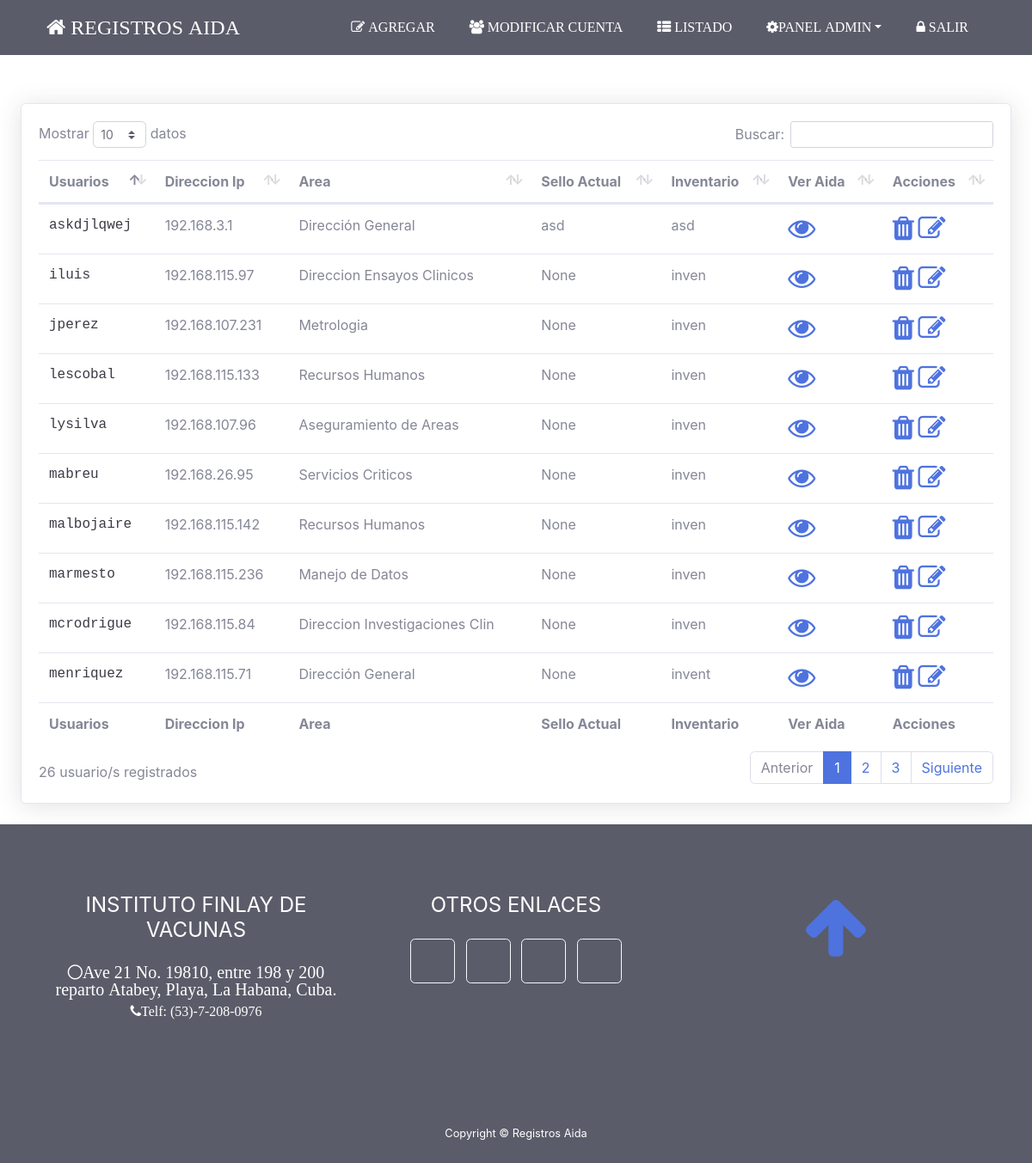
Page /Registro/ (signed in) on the committed database.
### registros/models.py (models this page shows, shortened)
class registro(models.Model):
    def validate_aida(fieldfile_obj):
        filesize = fieldfile_obj.file.size
        megabyte_limit = 5.0
        if filesize > megabyte_limit * 1024 * 1024:
            raise ValidationError("Error de tamanno del archivo")
    chois = [
        ('Dirección General', 'Dirección General'),
        ('Dirección Adjunta', 'Dirección Adjunta'),
        ('Grupo de Desarrollo Estratégico', 'Grupo de Desarrollo Estratégico'),
        ('Grupo de Gestion Integrada de Proyectos-Productos', 'Grupo de Gestion Integrada de Proyectos-Productos'),
        ('Grupo de Negocios', 'Grupo de Negocios'),
        ('Grupo de Seguridad y Proteccion', 'Grupo de Seguridad y Proteccion'),
        ('Departamento de Inteligencia Empresarial', 'Departamento de Inteligencia Empresarial'),
        ('Grupo de Infraestructura', 'Grupo de Infraestructura'),
        ('Grupo de Desarrollo de Software', 'Grupo de Desarrollo de Software'),
        ('Grupo de Gestion de Informacion', 'Grupo de Gestion de Informacion'),
        ('Direccion de Economia', 'Direccion de Economia'),
        ('Departamento de Contabilidad y Finanzas', 'Departamento de Contabilidad y Finanzas'),
        ('Departamento de Planificacion y Estadisticas', 'Departamento de Planificacion y Estadisticas'),
        ('Dirección de Recursos Humanos', 'Dirección de Recursos Humanos'),
        ('Departamento de Gestión de Personal', 'Departamento de Gestión de Personal'),
        ('Departamento de Gestión de Formación', 'Departamento de Gestión de Formación'),
        ('Grupo de Salud Ocupacional', 'Grupo de Salud Ocupacional'),
        ('Departamento de Seguridad Integral y Medio Ambiente', 'Departamento de Seguridad Integral y Medio Ambiente'),
        ('Dirección de Logística', 'Dirección de Logística'),
        ('Departamento de Compra en Plaza', 'Departamento de Compra en Plaza'),
        ('Departamento de Almacenes', 'Departamento de Almacenes'),
        ('Almacén Central', 'Almacén Central '),
        ('Vicepresidencia de Producción', 'Vicepresidencia de Producción'),
        ('Grupo de Aseguramiento', 'Grupo de Aseguramiento'),
        ('Grupo para la Producción de Moringa', 'Grupo para la Producción de Moringa'),
        ('Dirección de Planta III', 'Dirección de Planta III'),
        ('Subdirección de Producción de IFA', 'Subdirección de Producción de IFA'),
        ('Departamento de Producción de Cultivos', 'Departamento de Producción de Cultivos'),
        ('Departamento de Purificación', 'Departamento de Purificación'),
        ('Departamento de Apoyo', 'Departamento de Apoyo'),
        ('Grupo de Leptospira', 'Grupo de Leptospira'),
        ('Departamento de Procesam. Aséptico y Envase', 'Departamento de Procesam. Aséptico y Envase'),
        ('Grupo de Formulación', 'Grupo de Formulación'),
        ('Grupo de Llenado, Liofilización y Revisión', 'Grupo de Llenado, Liofilización y Revisión'),
        ('Grupo de Etiquetado y Envase', 'Grupo de Etiquetado y Envase'),
        ('Grupo de Apoyo, Prep. y Esteriliz. de Materiales', 'Grupo de Apoyo, Prep. y Esteriliz. de Materiales'),
        ('Departamento Técnico Productivo', ' Departamento Técnico Productivo'),
        ('Grupo de Organización de la Producción', 'Grupo de Organización de la Producción'),
        ('Grupo de Documentación', 'Grupo de Documentación'),
        ('Grupo de Control de Procesos', 'Grupo de Control de Procesos'),
        ('Departamento de Servicios Auxiliares', 'Departamento de Servicios Auxiliares'),
        ('Grupo de Tratamiento de Aguas', 'Grupo de Tratamiento de Aguas'),
        ('Grupo de Prod. y Distrib. Vapor, Agua y Aire', 'Grupo de Prod. y Distrib. Vapor, Agua y Aire'),
        ('Grupo Electrógeno', 'Grupo Electrógeno'),
        ('Grupo de Supervisión', 'Grupo de Supervisión'),
        ('Departamento Administrativo de Planta III', 'Departamento Administrativo de Planta III'),
        ('Grupo Onco-BCG', 'Grupo Onco-BCG'),
        ('Dirección de Planta II', 'Dirección de Planta II'),
        ('Subdirección de Producción', 'Subdirección de Producción'),
        ('Grupo de Producción de Cultivos', 'Grupo de Producción de Cultivos'),
        ('Departamento de Producción de Tétanos', 'Departamento de Producción de Tétanos'),
        ('Grupo de Producción de Tétano', 'Grupo de Producción de Tétano'),
        ('Departamento de Apoyo y Purificación', 'Departamento de Apoyo y Purificación'),
        ('Grupo de Apoyo', 'Grupo de Apoyo'),
        ('Grupo de Purificación', 'Grupo de Purificación'),
        ('Grupo de Almacén y Logística', 'Grupo de Almacén y Logística'),
        ('Grupo de Climatización y Supervisión', 'Grupo de Climatización y Supervisión'),
        ('Grupo de Aguas Farmacéuticas', 'Grupo de Aguas Farmacéuticas'),
        ('Vicepresidencia de Investigación y Desarrollo', 'Vicepresidencia de Investigación y Desarrollo'),
        ('Grupo de Gerencia de Investigación y Desarrollo', 'Grupo de Gerencia de Investigación y Desarrollo'),
        ('Grupo de Logística', 'Grupo de Logística'),
        ('Subdirección de Investigaciones Básicas', 'Subdirección de Investigaciones Básicas'),
        ('Departamento de Investigaciones Básicas', 'Departamento de Investigaciones Básicas'),
        ('Grupo de Desarrollo de Productos', 'Grupo de Desarrollo de Productos'),
        ('Departamento de Evaluación de Productos', 'Departamento de Evaluación de Productos'),
        ('Grupo de Desarrollo Analítico', 'Grupo de Desarrollo Analítico'),
        ('Grupo de Evaluación Preclínica y Clínica', 'Grupo de Evaluación Preclínica y Clínica'),
        ('Departamento de Preclínica', 'Departamento de Preclínica'),
        ('Departamento Administrativo de Investigaciones', 'Departamento Administrativo de Investigaciones'),
        ('Dirección de Desarrollo Farmacéutico', 'Dirección de Desarrollo Farmacéutico'),
        ('Grupo de Formulación y Control de Procesos', 'Grupo de Formulación y Control de Procesos'),
        ('Grupo de Productos Homeopáticos', 'Grupo de Productos Homeopáticos'),
        ('Grupo de Productos Naturales', 'Grupo de Productos Naturales'),
        ('Departamento de Ensayos Clínicos', 'Departamento de Ensayos Clínicos'),
        ('Vicepresidencia Comercial', 'Vicepresidencia Comercial'),
        ('Departamento de Negocios y Ventas', 'Departamento de Negocios y Ventas'),
        ('Almacén de Productos Terminados', 'Almacén de Productos Terminados'),
        ('Grupo de Colaboración y Patentes', 'Grupo de Colaboración y Patentes'),
        ('Departamento de Registro Médico Sanitario', 'Departamento de Registro Médico Sanitario'),
        ('Departamento de Importaciones', 'Departamento de Importaciones'),
        ('Vicepresidencia de Calidad', 'Vicepresidencia de Calidad'),
        ('Grupo de Liofilización y Conservación de Cepas', 'Grupo de Liofilización y Conservación de Cepas'),
        ('Dirección de Control de la Calidad', 'Dirección de Control de la Calidad'),
        ('Grupo de Materias Primas', 'Grupo de Materias Primas'),
        ('Grupo Físico-Químico', 'Grupo Físico-Químico'),
        ('Grupo de Monitoreo', 'Grupo de Monitoreo'),
        ('Grupo de Bacteriología', 'Grupo de Bacteriología'),
        ('Grupo de Pruebas Biológicas', 'Grupo de Pruebas Biológicas'),
        ('Grupo de Cumplimiento de Buenas Prácticas', 'Grupo de Cumplimiento de Buenas Prácticas'),
        ('Departamento de Mejora', 'Departamento de Mejora'),
        ('Departamento de Validación y Metrología', 'Departamento de Validación y Metrología'),
        ('Grupo de Certificación de Lotes', 'Grupo de Certificación de Lotes'),
        ('Departamento Administrativo de Calidad', 'Departamento Administrativo de Calidad'),
        ('Departamento de Validación', 'Departamento de Validación'),
        ('Vicepresidencia Técnica', 'Vicepresidencia Técnica'),
        ('Dirección de Servicios Técnicos Ingenieros', 'Dirección de Servicios Técnicos Ingenieros'),
        ('Departamento de Organización y Control', 'Departamento de Organización y Control'),
        ('94', 'Subdirección de Ingeniería Planta'),
        ('Subdirección de Ingeniería Planta', 'Grupo de Mecánica y Termoenergía'),
        ('Grupo de Electrónica y Electricidad', 'Grupo de Electrónica y Electricidad'),
        ('Subdirección de Area Central', 'Subdirección de Area Central'),
        ('Departamento de Mecánica', 'Departamento de Mecánica'),
        ('Departamento de Electricidad', 'Departamento de Electricidad'),
        ('Departamento de Electrónica', 'Departamento de Electrónica'),
        ('Departamento de Termoenergía', 'Departamento de Termoenergía'),
        ('Grupo de Ingeniería de Investigaciones', 'Grupo de Ingeniería de Investigaciones'),
        ('Departamento de Inversiones', 'Departamento de Inversiones'),
        ('Departamento de Mantenimiento Constructivo', 'Departamento de Mantenimiento Constructivo'),
        ('Departamento Administrativo Casa Central', 'Departamento Administrativo Casa Central'),
        ('Departamento de Transporte', 'Departamento de Transporte'),
        ('Grupo de Producción y Ventas', 'Grupo de Producción y Ventas'),
        ('Organopónico', 'Organopónico'),
    ]
    usuario=models.CharField(max_length=50,unique=True)
    dirip = models.GenericIPAddressField(max_length=50,verbose_name="Direccion Ip",unique=True)
    area = models.CharField(max_length=50, choices=chois,default='Areas')
    aida=models.FileField(upload_to='registros/static/aidas', verbose_name="Reporte Aida", validators=[validate_aida,FileTypeValidator(allowed_types=['text/htm','text/html','application/octet-stream']),FileExtensionValidator(allowed_extensions=['html','htm'])])
    inven=models.CharField(max_length=50,unique=True)
    sello=models.CharField(max_length=50,unique=True)

### registros/views.py (the view)
# urls.py: path('Registro/', regis),
@login_required(login_url='/logout')
def regis(request):
    dat=registro.objects.all()
    return render(request, 'registros/registro_usuarios.html',{'dat':dat})

### registros/templates/registros/registro_usuarios.html (shortened to what this page needs)
{% extends 'registros/base/base_registro.html' %}
{% load staticfiles %}
{% block header2 %}
<br>
<br>
    <br>
    <br>
    <div class="card shadow m-4">
        <div class="card-body">
            <div class="table-responsive">
                <table class="table table-hover" id="dataTable" width="100%" cellspacing="0">
                     <thead>
                      <tr>
                        <th>Usuarios</th>
                        <th>Direccion Ip</th>
                        <th>Area</th>
                          <th>Sello Actual</th>
                        <th>Inventario</th>
                          <th>Ver Aida</th>
                          {% if perms.registros.change_registro %}
                        <th>Acciones</th>
                          {% endif %}
                      </tr>
                    </thead>
                    <tfoot>
                      <tr>
                        <th>Usuarios</th>
                        <th>Direccion Ip</th>
                        <th>Area</th>
                          <th>Sello Actual</th>
                        <th>Inventario</th>
                          <th>Ver Aida</th>
                         {% if perms.registros.change_registro %}
                        <th>Acciones</th>
                          {% endif %}
                      </tr>
                    </tfoot>
                    <tbody>
                  {% for dat in dat %}
                      <tr>
                        <td class="text-gray-900 text-monospace">{{ dat.usuario }}</td>
                        <td>{{ dat.dirip }}</td>
                        <td>{{ dat.area }}</td>
                          <td>{{ dat.sello }}
                          <td>{{ dat.inven }}</td>
                          <td><a href="{{ dat.aida.url }}"><div class="fa fa-2x fa-eye"></div></a></td>
                          {% if perms.registros.change_registro %}
                          <td><a onclick="return confirm('Seguro que quieres eliminar a {{ dat.usuario }}?');"
                                 href="/borrar/{{ dat.id }}"><div class="fa fa-2x fa-trash"></div></a>
                          <a href="/editar/{{ dat.id }}"><div class="fa fa-2x fa-edit"></div></a>
                            </td>
                        {% endif %}
                      </tr>
                  {% endfor %}
                    </tbody>
                </table>
            </div>
        </div>
    </div>
{% endblock %}

### registros/templates/registros/base/base_registro.html (shortened to what this page needs)
{% load staticfiles %}
<!DOCTYPE html>
<html lang="en">
{% block head %}
<head>
{% endblock %}
{% block css %}
  <link href="{% static 'css/css_regis/all.min.css' %}" rel="stylesheet" type="text/css">
  <link href="{% static 'css/css_regis/freelancer.min.css' %}" rel="stylesheet">
  <link href="{% static 'font/font-awesome-4.2.0/css/font-awesome.min.css' %}" rel="stylesheet">
<link href="{% static 'datatables/dataTables.bootstrap4.min.css' %}" rel="stylesheet">
     <link href="{% static 'datatables/sb-admin-2.min.css' %}" rel="stylesheet">
</head>
{% endblock %}
{% block header %}
  <nav class="navbar navbar-shrink dropdown navbar-expand-lg bg-dark text-uppercase fixed-top" id="mainNav">
    <div class="container">
      <a class="navbar-brand js-scroll-trigger fa fa-3x fa-home" href="/home"> Registros Aida</a>
      <div class="navbar-collapse collapse" id="navbarResponsive">
        <ul class="nav navbar-nav ml-auto">
          <li class="nav-item mx-0 mx-lg-1">
            <a class="nav-link py-3 px-0 px-lg-3 rounded js-scroll-trigger fa fa-1x fa-edit" href="/Agregar"> Agregar</a>
          </li>
          <li class="nav-item mx-0 mx-lg-1">
            <a class="nav-link py-3 px-0 px-lg-3 rounded js-scroll-trigger fa fa-1x fa-users" href="/modificar_cuenta"> Modificar Cuenta</a>
          </li>
            <li class="nav-item mx-0 mx-lg-1">
            <a class="nav-link py-3 px-0 px-lg-3 rounded js-scroll-trigger fa fa-1x fa-th-list" href="/Registro"> Listado</a>
          </li>
            {% if user.is_staff %}
          <li class="nav-item mx-0 mx-lg-1 dropdown">
              <a href="#" class="fa fa-cog nav-link py-3 px-0 px-lg-3 rounded js-scroll-trigger dropdown-toggle" data-toggle="dropdown">Panel Admin</a>
          </li>
            {% endif %}
            <li class="nav-item mx-0 mx-lg-1">
            <a class="nav-link py-3 px-0 px-lg-3 rounded js-scroll-trigger fa fa-1x fa-lock" href="/logout"> Salir</a>
          </li>
        </ul>
      </div>
  </nav>
{% endblock %}
{% block header2 %}
        {% endblock %}
{% block footer %}
<footer class="footer bg-dark text-center">
    <div class="container bg-transparent">
      <div class="row">
        <div class="col-lg-4 mb-5 mb-lg-0">
          <h4 class="text-uppercase mb-4">Instituto Finlay de Vacunas</h4>
          <p class="lead mb-0 fa fa-circle-thin">Ave 21 No. 19810, entre 198 y 200 reparto Atabey, Playa, La Habana, Cuba.
            <br><p class="fa fa-phone">Telf: (53)-7-208-0976</p>
        </div>
        <div class="col-lg-4 mb-5 mb-lg-0">
          <h4 class="text-uppercase mb-4">Otros Enlaces</h4>
          <a class="btn btn-outline-light btn-social mx-1" href="#">
          </a>
          <a class="btn btn-outline-light btn-social mx-1" href="#">
          </a>
          <a class="btn btn-outline-light btn-social mx-1" href="#">
          </a>
          <a class="btn btn-outline-light btn-social mx-1" href="#">
          </a>
        </div>
        <div class="col-lg-4">
            <a href="#"><div  class="text-uppercase mb-4 fa fa-5x fa-arrow-up"></div></a>
        </div>
      </div>
    </div>
  </footer>
  <section class="copyright py-4 text-center bg-dark text-white">
    <div class="container">
      <small>Copyright &copy; Registros Aida</small>
    </div>
  </section>
{% endblock %}
</html>

### rows in the picture
registro: usuario "lysilva", dirip "192.168.107.96", area "Aseguramiento de Areas", sello "None", inven "inven"
registro: usuario "jperez", dirip "192.168.107.231", area "Metrologia", sello "None", inven "inven"
registro: usuario "mabreu", dirip "192.168.26.95", area "Servicios Criticos", sello "None", inven "inven"
registro: usuario "mcrodrigue", dirip "192.168.115.84", area "Direccion Investigaciones Clin", sello "None", inven "inven"
registro: usuario "iluis", dirip "192.168.115.97", area "Direccion Ensayos Clinicos", sello "None", inven "inven"
registro: usuario "lescobal", dirip "192.168.115.133", area "Recursos Humanos", sello "None", inven "inven"
registro: usuario "malbojaire", dirip "192.168.115.142", area "Recursos Humanos", sello "None", inven "inven"
registro: usuario "marmesto", dirip "192.168.115.236", area "Manejo de Datos", sello "None", inven "inven"
registro: usuario "menriquez", dirip "192.168.115.71", area "Dirección General", sello "None", inven "invent"
registro: usuario "askdjlqwej", dirip "192.168.3.1", area "Dirección General", sello "asd", inven "asd"
